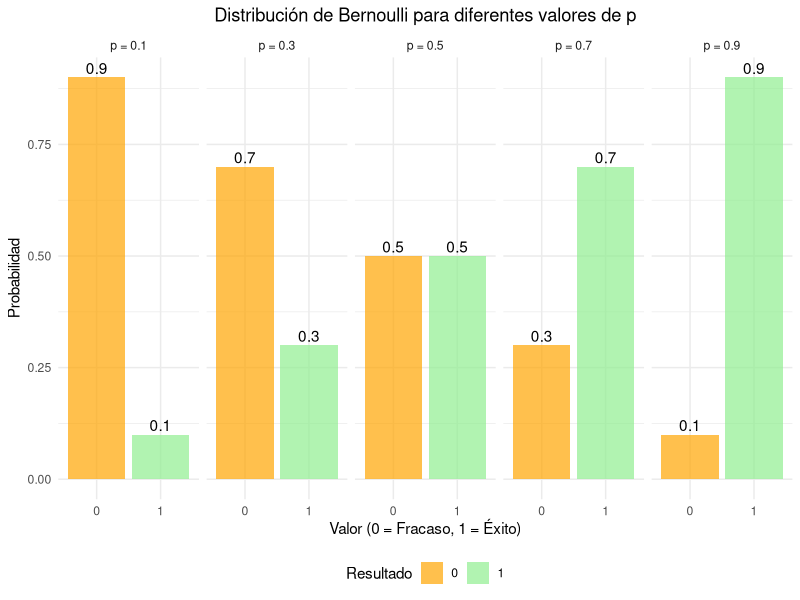
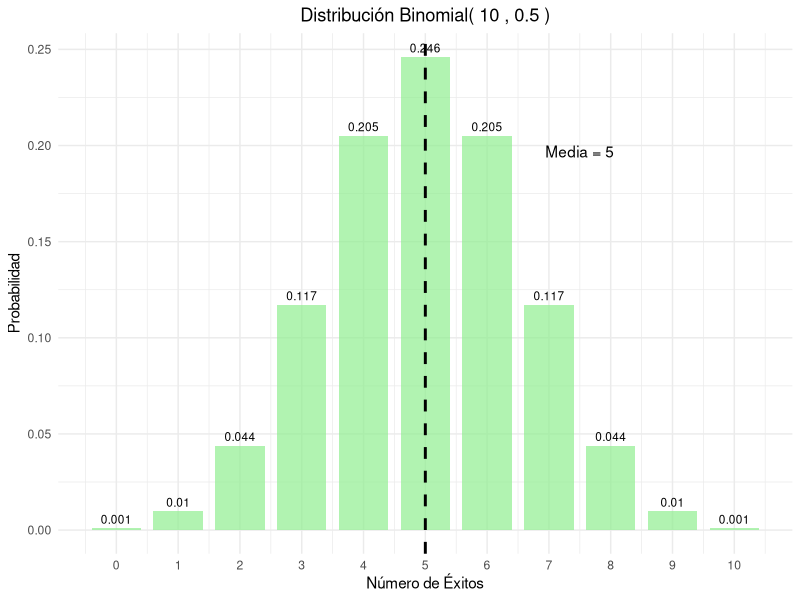
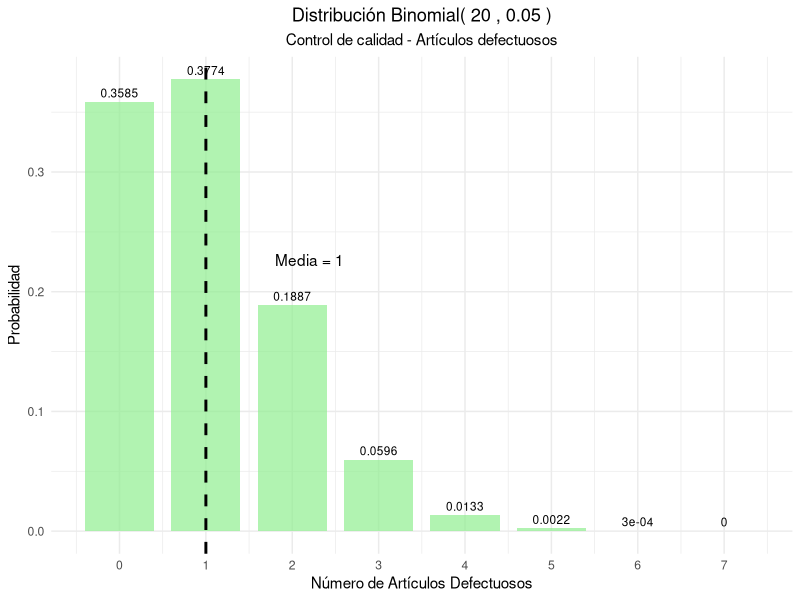
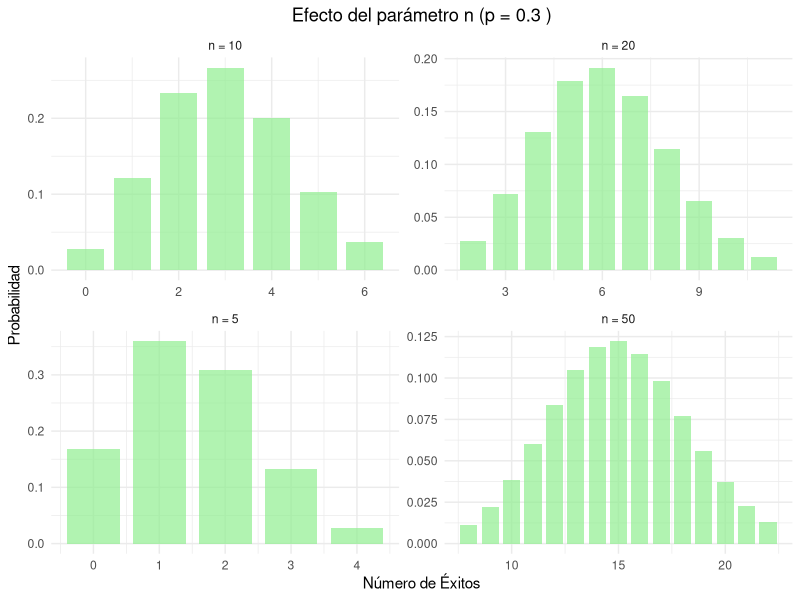
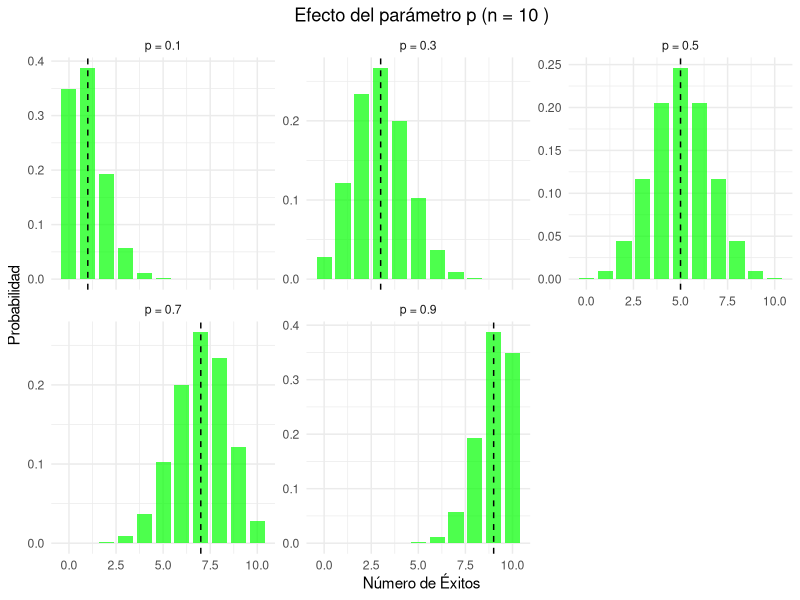
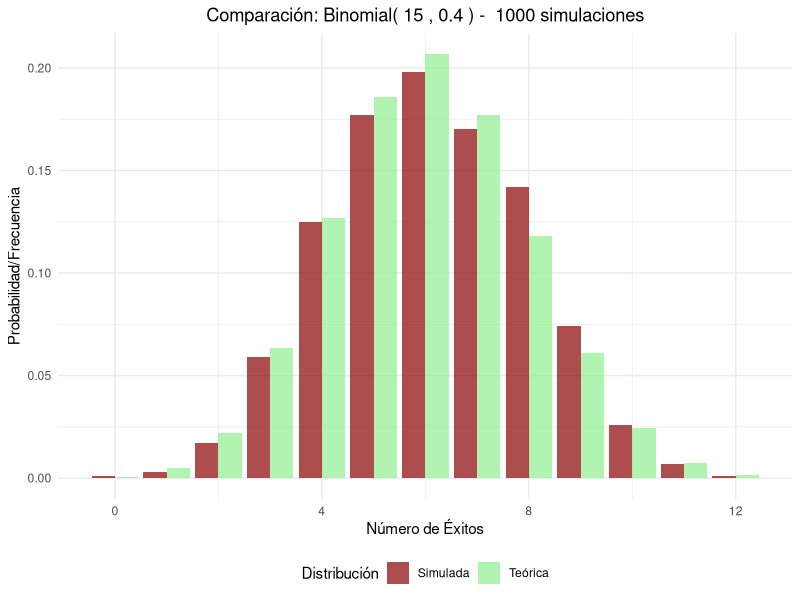
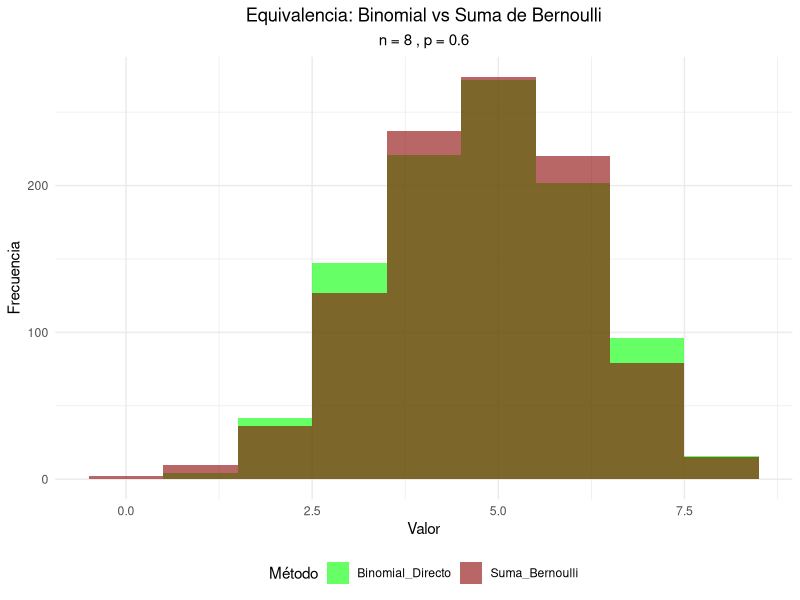
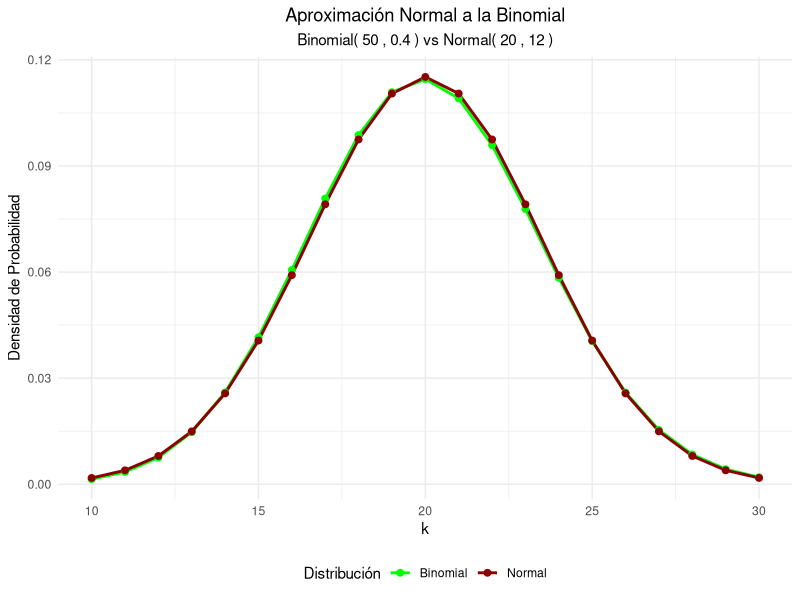

Write the R code that produced these figures, in order.
## ---- chunk 1
#| label: setup
#| include: false
library(tidyverse)
library(kableExtra)
library(gridExtra)
## ---- chunk 2
#| label: moneda-bernoulli
# Moneda justa
p_moneda <- 0.5

# Crear tabla de probabilidades
bernoulli_moneda <- data.frame(
  Resultado = c("Sello (0)", "Cara (1)"),
  Valor = c(0, 1),
  Probabilidad = c(1-p_moneda, p_moneda)
)

kable(bernoulli_moneda, 
      caption = "Distribución Bernoulli - Moneda justa (p = 0.5)",
      align = "ccc") %>%
  kable_styling(bootstrap_options = "striped")

# Parámetros
media_moneda <- p_moneda
varianza_moneda <- p_moneda * (1 - p_moneda)
desv_std_moneda <- sqrt(varianza_moneda)

cat("Parámetros estadísticos:\n")
cat("Media:", media_moneda, "\n")
cat("Varianza:", varianza_moneda, "\n")
cat("Desviación estándar:", desv_std_moneda, "\n")
## ---- chunk 3
#| label: ejemplos-bernoulli-multiple
# Diferentes valores de p
p_values <- c(0.1, 0.3, 0.5, 0.7, 0.9)

# Crear data frame para visualización
bernoulli_data <- data.frame()
for(p in p_values) {
  temp_data <- data.frame(
    p = paste("p =", p),
    x = c(0, 1),
    probabilidad = c(1-p, p),
    media = p,
    varianza = p*(1-p)
  )
  bernoulli_data <- rbind(bernoulli_data, temp_data)
}

# Tabla de parámetros
param_bernoulli <- data.frame(
  p = p_values,
  Media = p_values,
  Varianza = p_values * (1 - p_values),
  Desv_Std = sqrt(p_values * (1 - p_values))
)

kable(param_bernoulli, 
      caption = "Parámetros de la distribución Bernoulli para diferentes valores de p",
      digits = 4,
      col.names = c("p", "Media", "Varianza", "Desv. Estándar")) %>%
  kable_styling(bootstrap_options = "striped")
## ---- chunk 4
#| label: grafico-bernoulli
#| fig-cap: "Distribución Bernoulli para diferentes valores de p"
ggplot(bernoulli_data, aes(x = factor(x), y = probabilidad, fill = factor(x))) +
  geom_col(alpha = 0.7) +
  geom_text(aes(label = round(probabilidad, 2)), vjust = -0.3) +
  facet_wrap(~p, ncol = 5) +
  scale_fill_manual(values = c("0" = "orange", "1" = "lightgreen")) +
  labs(title = "Distribución de Bernoulli para diferentes valores de p",
       x = "Valor (0 = Fracaso, 1 = Éxito)",
       y = "Probabilidad",
       fill = "Resultado") +
  theme_minimal() +
  theme(plot.title = element_text(hjust = 0.5),
        legend.position = "bottom")
## ---- chunk 5
#| label: binomial-monedas
# Parámetros
n_monedas <- 10
p_monedas <- 0.5

# Calcular probabilidades
k_values <- 0:n_monedas
prob_binomial <- dbinom(k_values, n_monedas, p_monedas)

# Crear data frame
binomial_monedas <- data.frame(
  Num_Caras = k_values,
  Probabilidad = prob_binomial
)

# Mostrar tabla
kable(binomial_monedas, 
      caption = paste("Distribución Binomial - 10 lanzamientos de moneda (n =", n_monedas, ", p =", p_monedas, ")"),
      digits = 4,
      col.names = c("Número de Caras", "Probabilidad")) %>%
  kable_styling(bootstrap_options = "striped")

# Parámetros estadísticos
media_monedas <- n_monedas * p_monedas
varianza_monedas <- n_monedas * p_monedas * (1 - p_monedas)
desv_std_monedas <- sqrt(varianza_monedas)

cat("\nParámetros estadísticos:\n")
cat("Media:", media_monedas, "\n")
cat("Varianza:", varianza_monedas, "\n")
cat("Desviación estándar:", round(desv_std_monedas, 4), "\n")
## ---- chunk 6
#| label: grafico-binomial-monedas
#| fig-cap: "Distribución Binomial - 10 lanzamientos de moneda"
ggplot(binomial_monedas, aes(x = Num_Caras, y = Probabilidad)) +
  geom_col(fill = "lightgreen", alpha = 0.7, width = 0.8) +
  geom_text(aes(label = round(Probabilidad, 3)), vjust = -0.5, size = 3) +
  geom_vline(xintercept = media_monedas, color = "black", linetype = "dashed", size = 1) +
  annotate("text", x = media_monedas + 2.5, y = max(prob_binomial) * 0.8, 
           label = paste("Media =", media_monedas), color = "black") +
  scale_x_continuous(breaks = k_values) +
  labs(title = paste("Distribución Binomial(", n_monedas, ",", p_monedas, ")"),
       x = "Número de Éxitos",
       y = "Probabilidad") +
  theme_minimal() +
  theme(plot.title = element_text(hjust = 0.5))
## ---- chunk 7
#| label: control-calidad
# Parámetros
n_articulos <- 20
p_defecto <- 0.05

# Probabilidades
k_defectos <- 0:n_articulos
prob_defectos <- dbinom(k_defectos, n_articulos, p_defecto)

# Crear data frame
calidad_data <- data.frame(
  Defectos = k_defectos,
  Probabilidad = prob_defectos
)

# Filtrar probabilidades significativas (> 0.001)
calidad_filtrada <- calidad_data[calidad_data$Probabilidad > 0.001, ]

kable(calidad_filtrada, 
      caption = paste("Distribución Binomial - Control de calidad (n =", n_articulos, ", p =", p_defecto, ")"),
      digits = 4,
      col.names = c("Número de Defectos", "Probabilidad")) %>%
  kable_styling(bootstrap_options = "striped")

# Parámetros estadísticos
media_defectos <- n_articulos * p_defecto
varianza_defectos <- n_articulos * p_defecto * (1 - p_defecto)
desv_std_defectos <- sqrt(varianza_defectos)

cat("Parámetros estadísticos:\n")
cat("Media:", media_defectos, "\n")
cat("Varianza:", round(varianza_defectos, 4), "\n")
cat("Desviación estándar:", round(desv_std_defectos, 4), "\n")

# Probabilidades importantes
prob_0_defectos <- dbinom(0, n_articulos, p_defecto)
prob_max_2_defectos <- pbinom(2, n_articulos, p_defecto)
prob_mas_3_defectos <- 1 - pbinom(3, n_articulos, p_defecto)

cat("\nProbabilidades de interés:\n")
cat("P(0 defectos):", round(prob_0_defectos, 4), "\n")
cat("P(≤ 2 defectos):", round(prob_max_2_defectos, 4), "\n")
cat("P(> 3 defectos):", round(prob_mas_3_defectos, 4), "\n")
## ---- chunk 8
#| label: grafico-calidad
#| fig-cap: "Distribución Binomial - Control de calidad"
ggplot(calidad_data[1:8, ], aes(x = Defectos, y = Probabilidad)) +
  geom_col(fill = "lightgreen", alpha = 0.7, width = 0.8) +
  geom_text(aes(label = round(Probabilidad, 4)), vjust = -0.5, size = 3) +
  geom_vline(xintercept = media_defectos, color = "black", linetype = "dashed", size = 1) +
  annotate("text", x = media_defectos + 1.2, y = max(prob_defectos) * 0.6, 
           label = paste("Media =", media_defectos), color = "black") +
  scale_x_continuous(breaks = 0:7) +
  labs(title = paste("Distribución Binomial(", n_articulos, ",", p_defecto, ")"),
       subtitle = "Control de calidad - Artículos defectuosos",
       x = "Número de Artículos Defectuosos",
       y = "Probabilidad") +
  theme_minimal() +
  theme(plot.title = element_text(hjust = 0.5),
        plot.subtitle = element_text(hjust = 0.5))
## ---- chunk 9
#| label: efecto-n
# Diferentes valores de n con p fijo
n_vals <- c(5, 10, 20, 50)
p_fijo <- 0.3

# Crear data frame para comparación
comp_n_data <- data.frame()
for(n in n_vals) {
  k_vals <- 0:n
  probs <- dbinom(k_vals, n, p_fijo)
  temp_data <- data.frame(
    n = paste("n =", n),
    k = k_vals,
    probabilidad = probs,
    media = n * p_fijo,
    varianza = n * p_fijo * (1 - p_fijo)
  )
  comp_n_data <- rbind(comp_n_data, temp_data)
}

# Filtrar para visualización (solo valores con probabilidad > 0.01)
comp_n_filtered <- comp_n_data[comp_n_data$probabilidad > 0.01, ]

ggplot(comp_n_filtered, aes(x = k, y = probabilidad)) +
  geom_col(fill = "lightgreen", alpha = 0.7, width = 0.8) +
  facet_wrap(~n, scales = "free") +
  labs(title = paste("Efecto del parámetro n (p =", p_fijo, ")"),
       x = "Número de Éxitos",
       y = "Probabilidad") +
  theme_minimal() +
  theme(plot.title = element_text(hjust = 0.5))
## ---- chunk 10
#| label: efecto-p
#| fig-cap: "Efecto del parámetro p en la distribución binomial"
# Diferentes valores de p con n fijo
p_vals <- c(0.1, 0.3, 0.5, 0.7, 0.9)
n_fijo <- 10

# Crear data frame para comparación
comp_p_data <- data.frame()
for(p in p_vals) {
  k_vals <- 0:n_fijo
  probs <- dbinom(k_vals, n_fijo, p)
  temp_data <- data.frame(
    p = paste("p =", p),
    k = k_vals,
    probabilidad = probs,
    media = n_fijo * p,
    varianza = n_fijo * p * (1 - p)
  )
  comp_p_data <- rbind(comp_p_data, temp_data)
}

ggplot(comp_p_data, aes(x = k, y = probabilidad)) +
  geom_col(fill = "green", alpha = 0.7, width = 0.8) +
  geom_vline(aes(xintercept = media), color = "black", linetype = "dashed") +
  facet_wrap(~p, scales = "free_y") +
  labs(title = paste("Efecto del parámetro p (n =", n_fijo, ")"),
       x = "Número de Éxitos",
       y = "Probabilidad") +
  theme_minimal() +
  theme(plot.title = element_text(hjust = 0.5))
## ---- chunk 11
#| label: simulacion-binomial
set.seed(456)
n_trials <- 15
p_sim_bin <- 0.4
n_sim_bin <- 1000

# Generar datos
datos_binomial <- rbinom(n_sim_bin, n_trials, p_sim_bin)

# Calcular estadísticas observadas
media_obs_bin <- mean(datos_binomial)
var_obs_bin <- var(datos_binomial)

# Valores teóricos
media_teo_bin <- n_trials * p_sim_bin
var_teo_bin <- n_trials * p_sim_bin * (1 - p_sim_bin)

cat("Media teórica:", media_teo_bin, "| Media observada:", round(media_obs_bin, 4), "\n")
cat("Varianza teórica:", var_teo_bin, "| Varianza observada:", round(var_obs_bin, 4), "\n")

# Comparar distribuciones
freq_obs_bin <- table(datos_binomial) / n_sim_bin
k_sim <- as.numeric(names(freq_obs_bin))
freq_teo_bin <- dbinom(k_sim, n_trials, p_sim_bin)

comparacion_bin <- data.frame(
  k = k_sim,
  Freq_Observada = as.numeric(freq_obs_bin),
  Prob_Teorica = freq_teo_bin
)

kable(head(comparacion_bin, 10), 
      caption = "Comparación frecuencias observadas vs probabilidades teóricas",
      digits = 4,
      col.names = c("k", "Freq. Observada", "Prob. Teórica")) %>%
  kable_styling(bootstrap_options = "striped")
## ---- chunk 12
#| label: grafico-comparacion-sim
#| fig-cap: "Comparación entre distribución teórica y simulada"
library(tidyr)

# Preparar datos para visualización
comp_sim_long <- comparacion_bin %>%
  pivot_longer(cols = c(Freq_Observada, Prob_Teorica),
               names_to = "Tipo",
               values_to = "Probabilidad") %>%
  mutate(Tipo = case_when(
    Tipo == "Freq_Observada" ~ "Simulada",
    Tipo == "Prob_Teorica" ~ "Teórica"
  ))

ggplot(comp_sim_long, aes(x = k, y = Probabilidad, fill = Tipo)) +
  geom_col(position = "dodge", alpha = 0.7) +
  scale_fill_manual(values = c("Teórica" = "lightgreen", "Simulada" = "darkred")) +
  labs(title = paste("Comparación: Binomial(", n_trials, ",", p_sim_bin, ") - ", n_sim_bin, "simulaciones"),
       x = "Número de Éxitos",
       y = "Probabilidad/Frecuencia",
       fill = "Distribución") +
  theme_minimal() +
  theme(plot.title = element_text(hjust = 0.5),
        legend.position = "bottom")
## ---- chunk 13
#| label: relacion-bernoulli-binomial
set.seed(789)
n_exp <- 8
p_exp <- 0.6
n_sim_rel <- 1000

# Método 1: Generar directamente de Binomial
binomial_directo <- rbinom(n_sim_rel, n_exp, p_exp)

# Método 2: Sumar n variables Bernoulli independientes
suma_bernoulli <- replicate(n_sim_rel, {
  bernoulli_vars <- rbinom(n_exp, 1, p_exp)
  sum(bernoulli_vars)
})

# Comparar distribuciones
comparacion_relacion <- data.frame(
  Binomial_Directo = binomial_directo,
  Suma_Bernoulli = suma_bernoulli
)

# Visualización comparativa
comp_rel_long <- comparacion_relacion %>%
  mutate(id = row_number()) %>%
  pivot_longer(cols = c(Binomial_Directo, Suma_Bernoulli),
               names_to = "Metodo",
               values_to = "Valor")

ggplot(comp_rel_long, aes(x = Valor, fill = Metodo)) +
  geom_histogram(alpha = 0.6, position = "identity", bins = n_exp + 1) +
  scale_fill_manual(values = c("Binomial_Directo" = "green", "Suma_Bernoulli" = "darkred")) +
  labs(title = "Equivalencia: Binomial vs Suma de Bernoulli",
       subtitle = paste("n =", n_exp, ", p =", p_exp),
       x = "Valor",
       y = "Frecuencia",
       fill = "Método") +
  theme_minimal() +
  theme(plot.title = element_text(hjust = 0.5),
        plot.subtitle = element_text(hjust = 0.5),
        legend.position = "bottom")
## ---- chunk 14
#| label: aproximacion-normal
# Parámetros para aproximación normal
n_aprox <- 50
p_aprox <- 0.4

# Verificar condiciones
condicion1 <- n_aprox * p_aprox >= 5
condicion2 <- n_aprox * (1 - p_aprox) >= 5

cat("Condiciones para aproximación normal:\n")
cat("np =", n_aprox * p_aprox, "≥ 5:", condicion1, "\n")
cat("n(1-p) =", n_aprox * (1-p_aprox), "≥ 5:", condicion2, "\n")

if(condicion1 & condicion2) {
  # Calcular probabilidades exactas y aproximadas
  k_aprox <- 0:n_aprox
  prob_exacta <- dbinom(k_aprox, n_aprox, p_aprox)
  
  # Aproximación normal (con corrección de continuidad)
  media_normal <- n_aprox * p_aprox
  var_normal <- n_aprox * p_aprox * (1 - p_aprox)
  sd_normal <- sqrt(var_normal)
  
  # Crear data frame para comparación
  aprox_data <- data.frame(
    k = k_aprox,
    Binomial = prob_exacta,
    Normal = dnorm(k_aprox, media_normal, sd_normal)
  )
  
  # Filtrar valores significativos
  aprox_filtered <- aprox_data[aprox_data$Binomial > 0.001, ]
  
  # Visualización
  aprox_long <- aprox_filtered %>%
    pivot_longer(cols = c(Binomial, Normal),
                 names_to = "Distribucion",
                 values_to = "Densidad")
  
  ggplot(aprox_long, aes(x = k, y = Densidad, color = Distribucion)) +
    geom_line(size = 1) +
    geom_point(size = 2) +
    scale_color_manual(values = c("Binomial" = "green", "Normal" = "darkred")) +
    labs(title = "Aproximación Normal a la Binomial",
         subtitle = paste("Binomial(", n_aprox, ",", p_aprox, ") vs Normal(", media_normal, ",", round(sd_normal^2, 2), ")"),
         x = "k",
         y = "Densidad de Probabilidad",
         color = "Distribución") +
    theme_minimal() +
    theme(plot.title = element_text(hjust = 0.5),
          plot.subtitle = element_text(hjust = 0.5),
          legend.position = "bottom")
}
## ---- chunk 15
#| label: aplicacion-medicina
# Parámetros
n_pacientes <- 25
p_cura <- 0.8

# Preguntas de interés
# 1. ¿Cuál es la probabilidad de que exactamente 20 pacientes se curen?
prob_20_curas <- dbinom(20, n_pacientes, p_cura)

# 2. ¿Cuál es la probabilidad de que al menos 22 pacientes se curen?
prob_min_22 <- 1 - pbinom(21, n_pacientes, p_cura)

# 3. ¿Cuál es la probabilidad de que entre 18 y 22 pacientes se curen?
prob_18_22 <- pbinom(22, n_pacientes, p_cura) - pbinom(17, n_pacientes, p_cura)

# Parámetros estadísticos
media_curas <- n_pacientes * p_cura
varianza_curas <- n_pacientes * p_cura * (1 - p_cura)
desv_std_curas <- sqrt(varianza_curas)

cat("Aplicación Médica - Efectividad del tratamiento:\n")
cat("Parámetros: n =", n_pacientes, ", p =", p_cura, "\n\n")
cat("Estadísticas esperadas:\n")
cat("Número esperado de curas:", media_curas, "\n")
cat("Varianza:", varianza_curas, "\n")
cat("Desviación estándar:", round(desv_std_curas, 4), "\n\n")
cat("Probabilidades de interés:\n")
cat("P(exactamente 20 curas):", round(prob_20_curas, 4), "\n")
cat("P(al menos 22 curas):", round(prob_min_22, 4), "\n")
cat("P(entre 18 y 22 curas):", round(prob_18_22, 4), "\n")

# Visualización
k_medicina <- 0:n_pacientes
prob_medicina <- dbinom(k_medicina, n_pacientes, p_cura)
medicina_data <- data.frame(k = k_medicina, probabilidad = prob_medicina)

ggplot(medicina_data, aes(x = k, y = probabilidad)) +
  geom_col(fill = "green", alpha = 0.7, width = 0.8) +
  geom_vline(xintercept = media_curas, color = "darkred", linetype = "dashed", size = 1) +
  geom_vline(xintercept = c(18, 22), color = "black", linetype = "dotted", size = 1) +
  annotate("text", x = media_curas + 1.5, y = max(prob_medicina) * 0.8, 
           label = paste("E[X] =", media_curas), color = "darkred") +
  annotate("rect", xmin = 18, xmax = 22, ymin = 0, ymax = Inf, 
           alpha = 0.2, fill = "black") +
  labs(title = "Distribución del Número de Pacientes Curados",
       subtitle = paste("Binomial(", n_pacientes, ",", p_cura, ")"),
       x = "Número de Pacientes Curados",
       y = "Probabilidad") +
  theme_minimal() +
  theme(plot.title = element_text(hjust = 0.5),
        plot.subtitle = element_text(hjust = 0.5))
## ---- chunk 16
#| label: exr-bernoulli-maquina-solucion
#| code-fold: true

p1 <- 0.02 # P(defecto)
n1 <- 10   # Para la parte c)

cat("--- Parámetros Bernoulli ---\n")
# a) P(no defectuosa) = 1 - p
prob_no_defectuosa <- 1 - p1
cat("a) P(no defectuosa):", prob_no_defectuosa, "\n")

# b) Media y Varianza de Bernoulli
media_bernoulli <- p1
varianza_bernoulli <- p1 * (1 - p1)
cat("b) Media (mu):", media_bernoulli, "\n")
cat("b) Varianza (sigma^2):", varianza_bernoulli, "\n")

# c) P(X=2) en Bin(10, 0.02)
prob_bin_c <- dbinom(x = 2, size = n1, prob = p1)
cat("c) P(X=2) en Bin(10, 0.02):", round(prob_bin_c, 6), "\n")
## ---- chunk 17
#| label: exr-examen-solucion
#| code-fold: true

p2 <- 1/4 # P(acertar)

cat("--- Parámetros Bernoulli (Examen) ---\n")
# a) Modelo: X ~ Bernoulli(p = 0.25)

# b) Probabilidad de acertar
cat("b) Probabilidad de acertar (p):", p2, "\n")

# c) Parámetros estadísticos
media_bernoulli_ex2 <- p2
varianza_bernoulli_ex2 <- p2 * (1 - p2)
cat("c) Media (mu):", media_bernoulli_ex2, "\n")
cat("c) Varianza (sigma^2):", varianza_bernoulli_ex2, "\n")
## ---- chunk 18
#| label: exr-binomial-monedas-solucion
#| code-fold: true

n3 <- 15 # lanzamientos
p3 <- 0.5 # P(cara)

cat("--- Resultados Binomial (Monedas) ---\n")
# a) P(X=8)
prob_bin_a3 <- dbinom(x = 8, size = n3, prob = p3)
cat("a) P(X=8):", round(prob_bin_a3, 4), "\n")

# b) P(X >= 12) = 1 - P(X <= 11)
prob_bin_b3 <- 1 - pbinom(q = 11, size = n3, prob = p3)
cat("b) P(X >= 12):", round(prob_bin_b3, 4), "\n")

# c) Media y Desviación estándar
media_bin3 <- n3 * p3
desv_std_bin3 <- sqrt(n3 * p3 * (1 - p3))
cat("c) Media (mu):", media_bin3, "\n")
cat("c) Desviación estándar (sigma):", round(desv_std_bin3, 4), "\n")
## ---- chunk 19
#| label: exr-binomial-medicamento-solucion
#| code-fold: true

n4 <- 20 # pacientes
p4 <- 0.85 # P(curarse)

cat("--- Resultados Binomial (Medicamento) ---\n")
# a) P(X=18)
prob_bin_a4 <- dbinom(x = 18, size = n4, prob = p4)
cat("a) P(X=18):", round(prob_bin_a4, 4), "\n")

# b) P(15 <= X <= 19) = P(X <= 19) - P(X <= 14)
prob_bin_b4 <- pbinom(q = 19, size = n4, prob = p4) - pbinom(q = 14, size = n4, prob = p4)
cat("b) P(15 <= X <= 19):", round(prob_bin_b4, 4), "\n")

# c) Esperanza E(X)
esperanza_bin4 <- n4 * p4
cat("c) Esperanza E(X):", esperanza_bin4, "\n")
## ---- chunk 20
#| label: exr-simulacion_5-solucion
#| code-fold: true
#| fig-cap: "Verificación del Teorema de Adición: Simulación de X+Y ~ Bin(12, 0.3)"
#| fig-width: 8
#| fig-height: 6

# Parámetros
n_x <- 5; n_y <- 7; p_sim <- 0.3
k_muestra_sim <- 10000

# 1. Simulación
set.seed(123)
X <- rbinom(k_muestra_sim, size = n_x, prob = p_sim)
Y <- rbinom(k_muestra_sim, size = n_y, prob = p_sim)
Z <- X + Y 

# 2. Parámetros teóricos de Z
n_z_teorico <- n_x + n_y # n+m = 12
p_z_teorico <- p_sim # p = 0.3
media_z_teorica <- n_z_teorico * p_z_teorico

# 3. Parámetros observados
media_z_observada <- mean(Z)

# 4. Gráfico y comparación
z_data <- data.frame(Z = Z)
dist_teorica <- data.frame(
  Valor = 0:n_z_teorico,
  Probabilidad = dbinom(0:n_z_teorico, size = n_z_teorico, prob = p_z_teorico)
)

# library(ggplot2)
simulacion_plot <- ggplot(z_data, aes(x=Z, y=after_stat(density))) +
  geom_histogram(bins = n_z_teorico + 1, fill = "green", alpha = 0.7, color = "black") +
  geom_point(data = dist_teorica, aes(x = Valor, y = Probabilidad), 
             color = "darkred", size = 3) +
  geom_segment(data = dist_teorica, aes(x = Valor, xend = Valor, y = 0, yend = Probabilidad), 
               color = "darkred", linetype = "dashed") +
  labs(title = paste("Distribución de Z = X + Y (n_sim =", k_muestra_sim, ")"),
       subtitle = "Teorema de Adición de Binomiales: Z ~ Bin(12, 0.3)",
       x = "Número de Éxitos (Z)",
       y = "Densidad/Probabilidad") +
  scale_x_continuous(breaks = 0:n_z_teorico) +
  theme_minimal() +
  theme(plot.title = element_text(hjust = 0.5),
        plot.subtitle = element_text(hjust = 0.5))
print(simulacion_plot)

cat("La distribución teórica de Z = X + Y es Bin(", n_z_teorico, ", ", p_z_teorico, ")\n")
cat("Media teórica E(Z):", media_z_teorica, "\n")
cat("Media observada de la simulación:", round(media_z_observada, 4), "\n")
